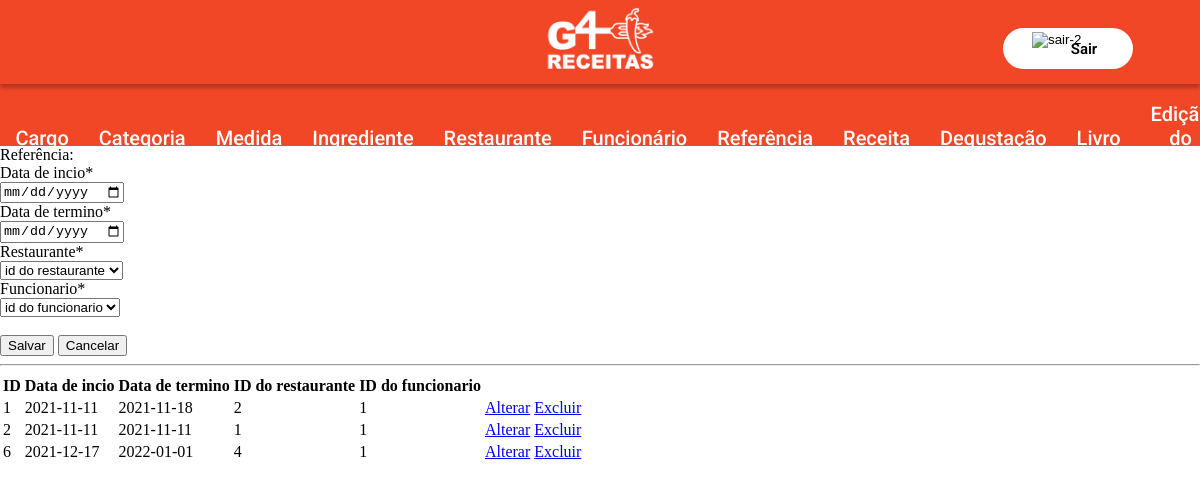
The page /referencia/index.php on the database its author committed.
### tables this page shows
CREATE TABLE `g4_referencia` (
  `id_Referencia` int(11) NOT NULL,
  `data_inicio` date NOT NULL,
  `data_fim` date DEFAULT NULL,
  `id_Restaurante` int(11) NOT NULL,
  `id_Funcionario` int(11) NOT NULL
);

### referencia/index.php (the view, shortened to what this page needs)
<!DOCTYPE html>
<html lang="pt-br">
<head>
</head>
<?php
include('../model/conexao.php');
include ('../includes/header.php');
?>
<body>
    <form action="?act=save" method="POST" name="form" class="" >
        <span class="">Referência:</span>
        <span class="">Data de incio*</span>
        <input required type="date" name="data_inicio" placeholder="Inserir" value="<?php
        echo (isset($data_inicio) && ($data_inicio != null || $data_inicio != "")) ? $data_inicio : '';
        ?>" class="form-control"/>
        <span class="">Data de termino*</span>
        <input required type="date" name="data_fim" placeholder="Inserir" value="<?php
        echo (isset($data_fim) && ($data_fim != null || $data_fim != "")) ? $data_fim : '';
        ?>" class="form-control"/>
        <span class="">Restaurante*</span>
        <select required id="id_Restaurante" name="id_Restaurante">
            <option value="" disabled selected>id do restaurante</option>
        </select>
        <span class="">Funcionario*</span>
        <select required id="id_Funcionario" name="id_Funcionario">
            <option value="" disabled selected>id do funcionario</option>
        </select>
            <button type="submit" class = "">Salvar</button>
            <button type="reset" class = "">Cancelar</button>
        <hr>
    </form>
        <table>
            <thead>
                <tr>
                    <th>ID</th>
                    <th>Data de incio</th>
                    <th>Data de termino</th>
                    <th>ID do restaurante</th>
                    <th>ID do funcionario</th>
                </tr>
            </thead>
            <tbody>
                <?php
                    try {
                        $stmt = $conexao->prepare("SELECT * FROM g4_referencia");
                        if ($stmt->execute()) {
                            while ($rs = $stmt->fetch(PDO::FETCH_OBJ)) {
                                echo "<tr>";
                                echo "<td>$rs->id_Referencia</td>";
                                echo "<td>$rs->data_inicio</td>";
                                echo "<td>$rs->data_fim</td>";
                                echo "<td>$rs->id_Restaurante</td>";
                                echo "<td>$rs->id_Funcionario</td>";
                                echo '<td><a href="./alterar.php?id='.$rs->id_Referencia.'">Alterar</a></td>';
                                echo '<td><a href="./excluir.php?id=' .$rs->id_Referencia. '">Excluir</a></td>';
                                echo "</tr>";
                            }
                        } else {
                       echo "Erro: Não foi possível recuperar os dados do banco de dados";
                        }
                    } catch (PDOException $erro) {
                        echo "Erro: " . $erro->getMessage();
                    }
                ?>
            </tbody>
        </table>
</body>
</html>

### includes/style.css (style rules this page uses)
body { width: auto; margin: 0; }

### rows shown on the page
g4_referencia: id_Referencia "1", data_inicio "2021-11-11", data_fim "2021-11-18", id_Restaurante "2", id_Funcionario "1"
g4_referencia: id_Referencia "2", data_inicio "2021-11-11", data_fim "2021-11-11", id_Restaurante "1", id_Funcionario "1"
g4_referencia: id_Referencia "6", data_inicio "2021-12-17", data_fim "2022-01-01", id_Restaurante "4", id_Funcionario "1"
